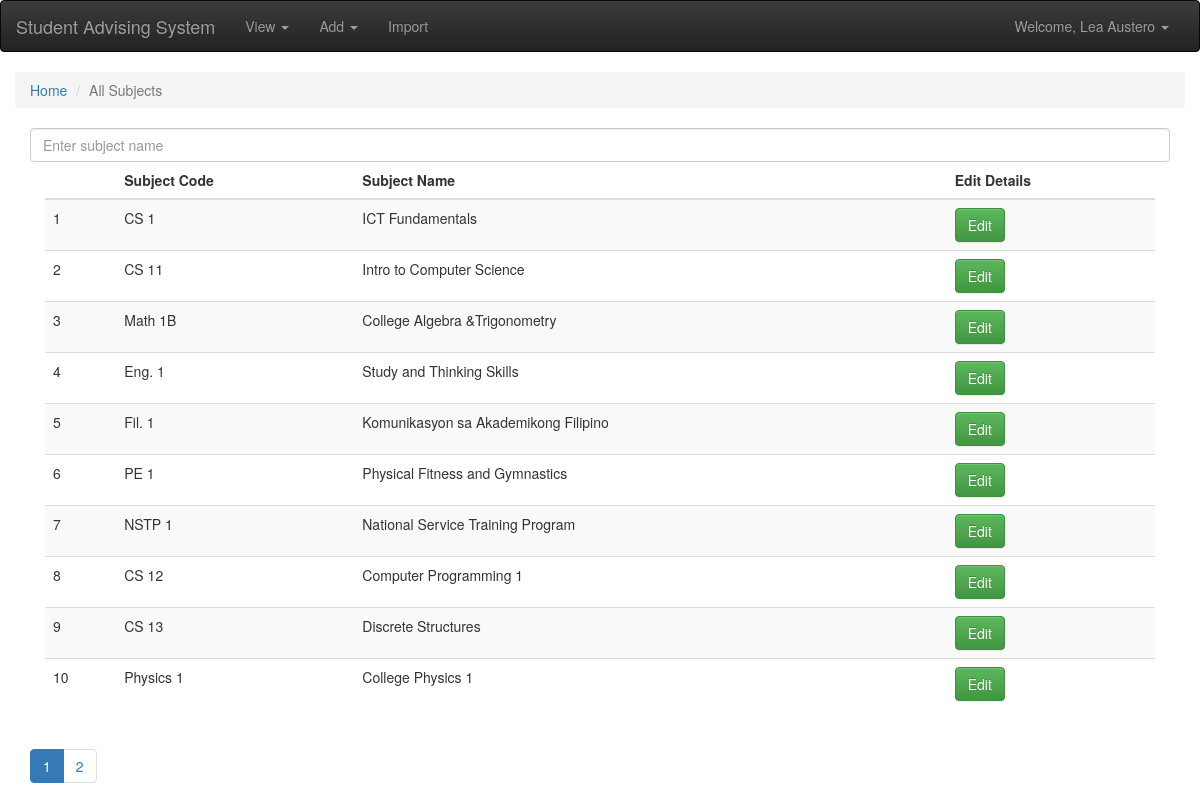
The page /view/subjects.php (signed in) on the database its author committed.
### tables this page shows
CREATE TABLE `account` (
  `account_id` int(255) NOT NULL,
  `account_usern` varchar(11) NOT NULL,
  `account_pass` varchar(255) NOT NULL,
  `acc_fname` varchar(255) NOT NULL,
  `acc_lname` varchar(255) NOT NULL,
  `acc_type_id` int(255) NOT NULL,
  `acc_status` tinyint(2) NOT NULL COMMENT '0 for inactive; 1 for active; 2 for deactivated; 3 for reset'
);

CREATE TABLE `subject` (
  `subject_id` int(255) NOT NULL,
  `subject_name` varchar(255) NOT NULL,
  `subject_description` varchar(255) NOT NULL,
  `lecture_unit` int(255) DEFAULT NULL,
  `lab_unit` int(5) DEFAULT NULL,
  `credit_unit` int(5) NOT NULL
);

### globalincludes/loginauthen.php (called while the page is built, shortened)
<?php
	if(!isset($_SESSION['accid'])){
		switch ($pagelvl) {
			case '1':
				header("Location: login/login.php");
				break;
			case '2':
				header("Location: ../login/login.php");
				break;
			default:
				break;
		}
	}
	else{
		$sql = "SELECT * FROM account,acc_type WHERE account.acc_type_id = acc_type.acc_type_id AND account_id = '".$_SESSION['accid']."'";
		$result = $conn->query($sql);
		$row = $result->fetch_assoc();
		$accfname = $row['acc_fname'];
		$acclname = $row['acc_lname'];
	}
?>

### view/subjects.php (the view, shortened to what this page needs)
<?php
	include '../backend/connection.php';
	$pagelvl = "2";
	include '../globalincludes/loginauthen.php';
?>
<!DOCTYPE html>
<html>
	<head>
		<link rel="stylesheet" href="../css/bootstrap.min.css">
		<link rel="stylesheet" href="../css/bootstrap-theme.min.css">
	</head>
	<body>
		<?php include '../globalincludes/header.php';?>
		<div class="container-fluid">
			<ol class="breadcrumb">
			  <li><a href="../index.php">Home</a></li>
			  <li class="active">All Subjects</li>
			</ol>
			<div class="container-fluid">
				<input type="text" class="form-control" name="subjectsearchbar" placeholder="Enter subject name" id="searchbar">
				<div class="col-md-12">
					<div class="table-responsive">
						<table class="table table-striped">
							<thead>
								<tr>
									<th>  </th>
									<th>Subject Code</th>
									<th>Subject Name</th>
									<th>Edit Details</th>
								</tr>
							</thead>
							<tbody id="tbodyallsub" class="pagina-tbl srch-rslt">
								<?php
									$sql = "SELECT * FROM subject LIMIT 0,10";
									$result = $conn->query($sql);
									$num = 0;
									while($row = $result->fetch_assoc()){
										$num++;
										echo '
											<tr>
												<td>'.$num.'</td>
												<td>'.$row['subject_name'].'</td>
												<td>'.$row['subject_description'].'</td>
												<td><a href="../edit/subject.php?subid='.$row['subject_id'].'"><button class="btn btn-success">Edit</button></a></td>
											</tr>
										';
									}
								?>
							</tbody>
						</table>
					</div>
				</div>
				<?php
					$sql = "SELECT COUNT(*) AS TOTAL FROM subject";
                    $result = $conn->query($sql);
					$row = $result->fetch_assoc();
					$total = $row['TOTAL'];
					$numpages = $total/10;
					$pagenum = 10;
					$pagenumper = 0;
					echo '<input type="number" id="totpages" value="'.$pagenum.'" hidden>
						<nav aria-label="Page Navigation">
                            <ul class="pagination">';
                    for($i=0;$i<$numpages;$i++){
						if($i==0)
							echo '<li class="active" id="page-'.$i.'"><a href="#" onclick="pagination('.$i.',1,0,'.$pagenum.')">'.($i+1).'</a></li>';
						else
							echo '<li class="" id="page-'.$i.'"><a href="#" onclick="pagination('.$i.',1,'.($pagenumper = $pagenumper+$pagenum).','.$pagenum.')">'.($i+1).'</a></li>';
                                    }
				?>
			</div>
	</body>
</html>

### globalincludes/header.php (shortened to what this page needs)
<?php
  if(isset($acctyid))
    if($acctyid == 1)
      $superadminpowers = '<li><a href="#" data-toggle="modal" data-target="#superadminpowers">Master Admin Privelleges</a></li>';
    else
      $superadminpowers = "";
    if($pagelvl=='2'){
        echo '
            <nav class="navbar navbar-inverse">
                <div class="container-fluid">
                  <div class="navbar-header">
                      <a class="navbar-brand" href="../index.php">Student Advising System</a>
                  </div>
                  <div class="collapse navbar-collapse" id="bs-example-navbar-collapse-1">
                    <ul class="nav navbar-nav">
                        <li class="dropdown">
                          <a href="#" class="dropdown-toggle" data-toggle="dropdown" role="button" aria-haspopup="true" aria-expanded="false">View <span class="caret"></span></a>
                        </li>
                        <li class="dropdown">
                          <a href="#" class="dropdown-toggle" data-toggle="dropdown" role="button" aria-haspopup="true" aria-expanded="false">Add <span class="caret"></span></a>
                        </li>
                        <li><a href="../import/import.php">Import</a></li>
                      </ul>
                      <ul class="nav navbar-nav navbar-right">
                        <li class="dropdown">
                            <a href="#" class="dropdown-toggle" data-toggle="dropdown" role="button" aria-haspopup="true" aria-expanded="false">Welcome, '.$accfname.' '.$acclname.' <span class="caret"></span></a>
                              '.$superadminpowers.'
                        </li>
                      </ul>
                  </div>
                </div>
            </nav>
            ';
    }
?>

### rows shown on the page
account: acc_fname "Lea", acc_lname "Austero"
subject: subject_name "CS 1", subject_description "ICT Fundamentals"
subject: subject_name "CS 11", subject_description "Intro to Computer Science"
subject: subject_name "Math 1B", subject_description "College Algebra &Trigonometry"
subject: subject_name "Eng. 1", subject_description "Study and Thinking Skills"
subject: subject_name "Fil. 1", subject_description "Komunikasyon sa Akademikong Filipino"
subject: subject_name "PE 1", subject_description "Physical Fitness and Gymnastics"
subject: subject_name "NSTP 1", subject_description "National Service Training Program"
subject: subject_name "CS 12", subject_description "Computer Programming 1"
subject: subject_name "CS 13", subject_description "Discrete Structures"
subject: subject_name "Physics 1", subject_description "College Physics 1"
